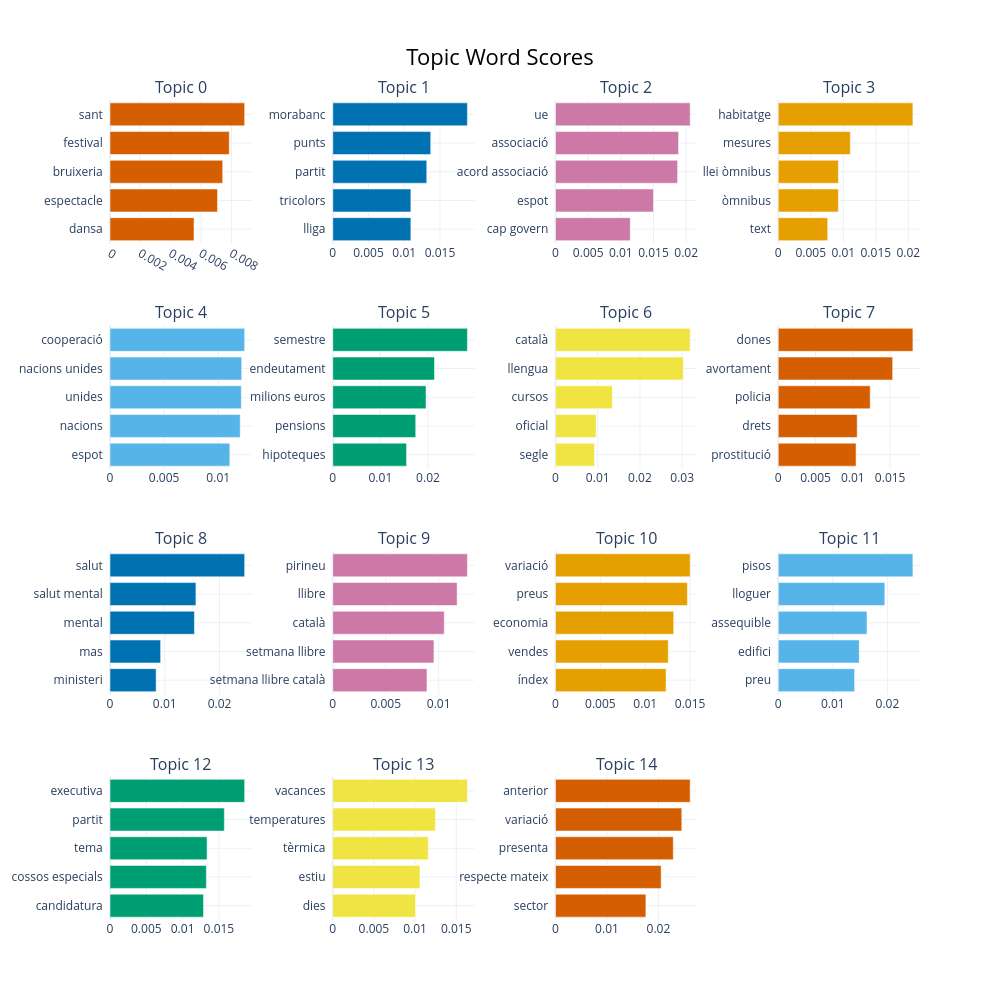

The notebook cell this image was saved under:
### Code cell
topic_model.visualize_barchart(top_n_topics=16)

### Figure 1 — Plotly figure (JSON) as saved in the notebook; plotly's stock layout.template omitted (floating-point values rounded to 4 significant figures)
{"data": [{"marker": {"color": "#D55E00"}, "orientation": "h", "type": "bar", "x": [0.005533, 0.00708, 0.007422, 0.007853, 0.008868], "xaxis": "x", "y": ["dansa  ", "espectacle  ", "bruixeria  ", "festival  ", "sant  "], "yaxis": "y"}, {"marker": {"color": "#0072B2"}, "orientation": "h", "type": "bar", "x": [0.01093, 0.01093, 0.01315, 0.01371, 0.01884], "xaxis": "x2", "y": ["lliga  ", "tricolors  ", "partit  ", "punts  ", "morabanc  "], "yaxis": "y2"}, {"marker": {"color": "#CC79A7"}, "orientation": "h", "type": "bar", "x": [0.01144, 0.015, 0.01868, 0.01883, 0.02061], "xaxis": "x3", "y": ["cap govern  ", "espot  ", "acord associació  ", "associació  ", "ue  "], "yaxis": "y3"}, {"marker": {"color": "#E69F00"}, "orientation": "h", "type": "bar", "x": [0.007606, 0.009253, 0.009253, 0.01108, 0.02071], "xaxis": "x4", "y": ["text  ", "òmnibus  ", "llei òmnibus  ", "mesures  ", "habitatge  "], "yaxis": "y4"}, {"marker": {"color": "#56B4E9"}, "orientation": "h", "type": "bar", "x": [0.01107, 0.01203, 0.01213, 0.01217, 0.01244], "xaxis": "x5", "y": ["espot  ", "nacions  ", "unides  ", "nacions unides  ", "cooperació  "], "yaxis": "y5"}, {"marker": {"color": "#009E73"}, "orientation": "h", "type": "bar", "x": [0.0155, 0.01743, 0.01959, 0.02136, 0.02828], "xaxis": "x6", "y": ["hipoteques  ", "pensions  ", "milions euros  ", "endeutament  ", "semestre  "], "yaxis": "y6"}, {"marker": {"color": "#F0E442"}, "orientation": "h", "type": "bar", "x": [0.00924, 0.009609, 0.01346, 0.03027, 0.03189], "xaxis": "x7", "y": ["segle  ", "oficial  ", "cursos  ", "llengua  ", "català  "], "yaxis": "y7"}, {"marker": {"color": "#D55E00"}, "orientation": "h", "type": "bar", "x": [0.01043, 0.01058, 0.01232, 0.01534, 0.01805], "xaxis": "x8", "y": ["prostitució  ", "drets  ", "policia  ", "avortament  ", "dones  "], "yaxis": "y8"}, {"marker": {"color": "#0072B2"}, "orientation": "h", "type": "bar", "x": [0.008424, 0.009242, 0.01542, 0.01569, 0.02459], "xaxis": "x9", "y": ["ministeri  ", "mas  ", "mental  ", "salut mental  ", "salut  "], "yaxis": "y9"}, {"marker": {"color": "#CC79A7"}, "orientation": "h", "type": "bar", "x": [0.008896, 0.009556, 0.01053, 0.01174, 0.01271], "xaxis": "x10", "y": ["setmana llibre català  ", "setmana llibre  ", "català  ", "llibre  ", "pirineu  "], "yaxis": "y10"}, {"marker": {"color": "#E69F00"}, "orientation": "h", "type": "bar", "x": [0.01232, 0.01256, 0.01317, 0.0147, 0.015], "xaxis": "x11", "y": ["índex  ", "vendes  ", "economia  ", "preus  ", "variació  "], "yaxis": "y11"}, {"marker": {"color": "#56B4E9"}, "orientation": "h", "type": "bar", "x": [0.01398, 0.01483, 0.01626, 0.01953, 0.02467], "xaxis": "x12", "y": ["preu  ", "edifici  ", "assequible  ", "lloguer  ", "pisos  "], "yaxis": "y12"}, {"marker": {"color": "#009E73"}, "orientation": "h", "type": "bar", "x": [0.01287, 0.01327, 0.01337, 0.01575, 0.01855], "xaxis": "x13", "y": ["candidatura  ", "cossos especials  ", "tema  ", "partit  ", "executiva  "], "yaxis": "y13"}, {"marker": {"color": "#F0E442"}, "orientation": "h", "type": "bar", "x": [0.01005, 0.0106, 0.01161, 0.01247, 0.01636], "xaxis": "x14", "y": ["dies  ", "estiu  ", "tèrmica  ", "temperatures  ", "vacances  "], "yaxis": "y14"}, {"marker": {"color": "#D55E00"}, "orientation": "h", "type": "bar", "x": [0.01756, 0.02053, 0.02288, 0.02454, 0.02616], "xaxis": "x15", "y": ["sector  ", "respecte mateix  ", "presenta  ", "variació  ", "anterior  "], "yaxis": "y15"}], "layout": {"annotations": [{"font": {"size": 16}, "showarrow": false, "text": "Topic 0", "x": 0.0875, "xanchor": "center", "xref": "paper", "y": 1, "yanchor": "bottom", "yref": "paper"}, {"font": {"size": 16}, "showarrow": false, "text": "Topic 1", "x": 0.3625, "xanchor": "center", "xref": "paper", "y": 1, "yanchor": "bottom", "yref": "paper"}, {"font": {"size": 16}, "showarrow": false, "text": "Topic 2", "x": 0.6375, "xanchor": "center", "xref": "paper", "y": 1, "yanchor": "bottom", "yref": "paper"}, {"font": {"size": 16}, "showarrow": false, "text": "Topic 3", "x": 0.9125, "xanchor": "center", "xref": "paper", "y": 1, "yanchor": "bottom", "yref": "paper"}, {"font": {"size": 16}, "showarrow": false, "text": "Topic 4", "x": 0.0875, "xanchor": "center", "xref": "paper", "y": 0.725, "yanchor": "bottom", "yref": "paper"}, {"font": {"size": 16}, "showarrow": false, "text": "Topic 5", "x": 0.3625, "xanchor": "center", "xref": "paper", "y": 0.725, "yanchor": "bottom", "yref": "paper"}, {"font": {"size": 16}, "showarrow": false, "text": "Topic 6", "x": 0.6375, "xanchor": "center", "xref": "paper", "y": 0.725, "yanchor": "bottom", "yref": "paper"}, {"font": {"size": 16}, "showarrow": false, "text": "Topic 7", "x": 0.9125, "xanchor": "center", "xref": "paper", "y": 0.725, "yanchor": "bottom", "yref": "paper"}, {"font": {"size": 16}, "showarrow": false, "text": "Topic 8", "x": 0.0875, "xanchor": "center", "xref": "paper", "y": 0.45, "yanchor": "bottom", "yref": "paper"}, {"font": {"size": 16}, "showarrow": false, "text": "Topic 9", "x": 0.3625, "xanchor": "center", "xref": "paper", "y": 0.45, "yanchor": "bottom", "yref": "paper"}, {"font": {"size": 16}, "showarrow": false, "text": "Topic 10", "x": 0.6375, "xanchor": "center", "xref": "paper", "y": 0.45, "yanchor": "bottom", "yref": "paper"}, {"font": {"size": 16}, "showarrow": false, "text": "Topic 11", "x": 0.9125, "xanchor": "center", "xref": "paper", "y": 0.45, "yanchor": "bottom", "yref": "paper"}, {"font": {"size": 16}, "showarrow": false, "text": "Topic 12", "x": 0.0875, "xanchor": "center", "xref": "paper", "y": 0.175, "yanchor": "bottom", "yref": "paper"}, {"font": {"size": 16}, "showarrow": false, "text": "Topic 13", "x": 0.3625, "xanchor": "center", "xref": "paper", "y": 0.175, "yanchor": "bottom", "yref": "paper"}, {"font": {"size": 16}, "showarrow": false, "text": "Topic 14", "x": 0.6375, "xanchor": "center", "xref": "paper", "y": 0.175, "yanchor": "bottom", "yref": "paper"}], "height": 1000, "hoverlabel": {"bgcolor": "white", "font": {"family": "Rockwell", "size": 16}}, "showlegend": false, "title": {"font": {"color": "Black", "size": 22}, "text": "Topic Word Scores", "x": 0.5, "xanchor": "center", "yanchor": "top"}, "width": 1000, "xaxis": {"anchor": "y", "domain": [0, 0.175], "showgrid": true}, "xaxis10": {"anchor": "y10", "domain": [0.275, 0.45], "showgrid": true}, "xaxis11": {"anchor": "y11", "domain": [0.55, 0.725], "showgrid": true}, "xaxis12": {"anchor": "y12", "domain": [0.825, 1], "showgrid": true}, "xaxis13": {"anchor": "y13", "domain": [0, 0.175], "showgrid": true}, "xaxis14": {"anchor": "y14", "domain": [0.275, 0.45], "showgrid": true}, "xaxis15": {"anchor": "y15", "domain": [0.55, 0.725], "showgrid": true}, "xaxis16": {"anchor": "y16", "domain": [0.825, 1], "showgrid": true}, "xaxis2": {"anchor": "y2", "domain": [0.275, 0.45], "showgrid": true}, "xaxis3": {"anchor": "y3", "domain": [0.55, 0.725], "showgrid": true}, "xaxis4": {"anchor": "y4", "domain": [0.825, 1], "showgrid": true}, "xaxis5": {"anchor": "y5", "domain": [0, 0.175], "showgrid": true}, "xaxis6": {"anchor": "y6", "domain": [0.275, 0.45], "showgrid": true}, "xaxis7": {"anchor": "y7", "domain": [0.55, 0.725], "showgrid": true}, "xaxis8": {"anchor": "y8", "domain": [0.825, 1], "showgrid": true}, "xaxis9": {"anchor": "y9", "domain": [0, 0.175], "showgrid": true}, "yaxis": {"anchor": "x", "domain": [0.825, 1], "showgrid": true}, "yaxis10": {"anchor": "x10", "domain": [0.275, 0.45], "showgrid": true}, "yaxis11": {"anchor": "x11", "domain": [0.275, 0.45], "showgrid": true}, "yaxis12": {"anchor": "x12", "domain": [0.275, 0.45], "showgrid": true}, "yaxis13": {"anchor": "x13", "domain": [0, 0.175], "showgrid": true}, "yaxis14": {"anchor": "x14", "domain": [0, 0.175], "showgrid": true}, "yaxis15": {"anchor": "x15", "domain": [0, 0.175], "showgrid": true}, "yaxis16": {"anchor": "x16", "domain": [0, 0.175], "showgrid": true}, "yaxis2": {"anchor": "x2", "domain": [0.825, 1], "showgrid": true}, "yaxis3": {"anchor": "x3", "domain": [0.825, 1], "showgrid": true}, "yaxis4": {"anchor": "x4", "domain": [0.825, 1], "showgrid": true}, "yaxis5": {"anchor": "x5", "domain": [0.55, 0.725], "showgrid": true}, "yaxis6": {"anchor": "x6", "domain": [0.55, 0.725], "showgrid": true}, "yaxis7": {"anchor": "x7", "domain": [0.55, 0.725], "showgrid": true}, "yaxis8": {"anchor": "x8", "domain": [0.55, 0.725], "showgrid": true}, "yaxis9": {"anchor": "x9", "domain": [0.275, 0.45], "showgrid": true}}}
